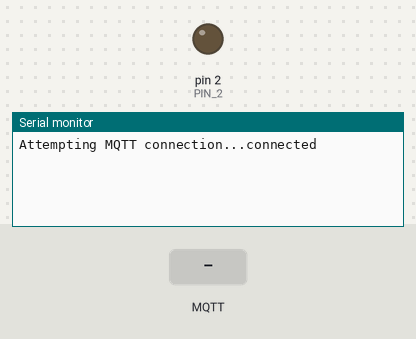
Simulated run of this sketch. Board: Arduino Uno, built with avr-gcc and run on an emulated ATmega328P. On the bench: output pins drawn as LEDs (lit = HIGH), the last lines printed to the serial monitor. The inputs (shaded band) are chosen by the test bench. WiFi joins after 1.5 s; servers stay silent unless stated; no MQTT or app messages arrive unless stated; pins used as bus, display or sensor lines are not drawn.

Above: at 2.7 s.
2.8 s: MQTT message "ON" arrives on the first subscribed topic
At 3.4 s:
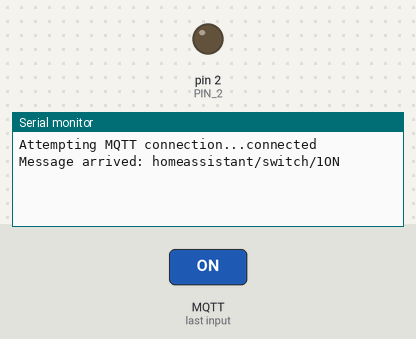
4.3 s: MQTT message "OFF" arrives on the first subscribed topic
At 5.5 s:
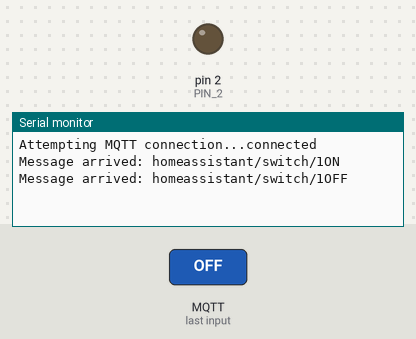
5.8 s: MQTT message "0" arrives on the first subscribed topic
At 6.9 s:
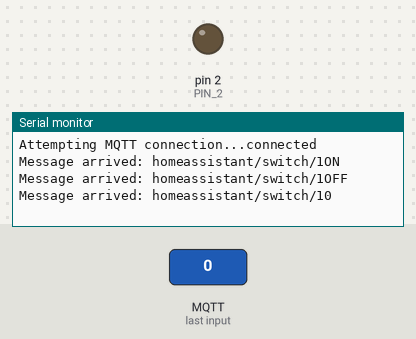

Measured:
- after the input at 2.8 s, the serial monitor: prints a new line at once (image 1)
- after the input at 4.3 s, the serial monitor: prints a new line at once (image 2)
- after the input at 5.8 s, the serial monitor: prints a new line at once (image 3)

The sketch:

dual_switch.ino
```cpp
#include <Ethernet.h>
#include <PubSubClient.h> //https://github.com/knolleary/pubsubclient

/*****************  START USER CONFIG SECTION *********************************/
#define MQTT_SERVER "10.0.0.1" // IP address of your MQTT broker
#define MQTT_PORT 1883         // Port of your MQTT broker
#define MQTT_USERNAME "YOUR_MQTT_USER_NAME"
#define MQTT_PASSWORD "YOUR_MQTT_PASSWORD"
#define PIN_1 1 // The PINs your relay is connected to
#define PIN_2 2
#define RELAY_ON 1 // normaly closed: 0, normaly open: 1

/*****************  END USER CONFIG SECTION *********************************/
#if RELAY_ON == 0
#define RELAY_OFF 1
#elif RELAY_ON == 1
#define RELAY_OFF 0
#endif

EthernetClient ethClient;
PubSubClient client(ethClient);

//Global Variables
bool boot = true;
char charPayload[50];
byte mac[] = {0xDE, 0xED, 0xBA, 0xFE, 0xFE, 0xED};
const char *mqtt_server = MQTT_SERVER;
const int mqtt_port = MQTT_PORT;
const char *mqtt_user = MQTT_USERNAME;
const char *mqtt_pass = MQTT_PASSWORD;
const int pin_1 = PIN_1;
const int pin_2 = PIN_2;
const int relay_on = RELAY_ON;
const int relay_off = RELAY_OFF;

void reconnect()
{
  int retries = 0;
  while (!client.connected())
  {
    if (retries < 150)
    {
      Serial.print("Attempting MQTT connection...");
      if (client.connect("arduino", mqtt_user, mqtt_pass))
      {
        Serial.println("connected");
        if (boot == false)
        {
          client.publish("homeassistant/switch/connection", "Reconnected");
        }
        if (boot == true)
        {
          client.publish("homeassistant/switch/connection", "Rebooted");
        }
        client.subscribe("homeassistant/switch/1");
        client.subscribe("homeassistant/switch/2");
      }
      else
      {
        Serial.print("failed, rc=");
        Serial.println(client.state());
        retries++;
        delay(5000);
      }
    }
  }
}

void callback(char *topic, byte *payload, unsigned int length)
{
  Serial.print("Message arrived: ");
  String newTopic = topic;
  Serial.print(topic);
  payload[length] = '\0';
  String newPayload = String((char *)payload);
  int intPayload = newPayload.toInt();
  Serial.println(newPayload);
  Serial.println();
  newPayload.toCharArray(charPayload, newPayload.length() + 1);

  if (newTopic == "homeassistant/switch/1")
  {
    if (newPayload == "ON")
    {
      client.publish("homeassistant/switch/1/state", "ON");
      digitalWrite(pin_1, relay_on);
    }
    else if (newPayload == "OFF")
    {
      client.publish("homeassistant/switch/1/state", "OFF");
      digitalWrite(pin_1, relay_off);
    }
  }
  else if (newTopic == "homeassistant/switch/2")
  {
    if (newPayload == "ON")
    {
      client.publish("homeassistant/switch/2/state", "ON");
      digitalWrite(pin_1, relay_on);
    }
    else if (newPayload == "OFF")
    {
      client.publish("homeassistant/switch/2/state", "OFF");
      digitalWrite(pin_1, relay_off);
    }
  }
}

void setup()
{
  pinMode(pin_1, OUTPUT);
  pinMode(pin_2, OUTPUT);
  Serial.begin(115200);
  if (Ethernet.begin(mac) == 0)
  {
    Serial.println("Failed to configure Ethernet using DHCP");
    for (;;)
      ;
  }
  client.setServer(mqtt_server, mqtt_port);
  client.setCallback(callback);
  delay(10);
}

void loop()
{
  if (!client.connected())
  {
    reconnect();
  }
  client.loop();
}
```
